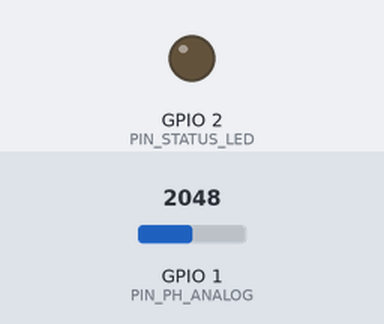
The sketch below on a simulated ESP32-S3. On the bench: output pins drawn as LEDs (lit = HIGH). The test bench sets the inputs (shaded band); at power-on: GPIO 1 (PIN_PH_ANALOG) = 2048 (analog values on the 0–4095 scale). WiFi joins after 1.5 s; servers stay silent unless stated; uploads are accepted with an empty reply; what the sketch prints to the serial monitor is not drawn.

Above: at 1.1 s.
At 3.7 s:
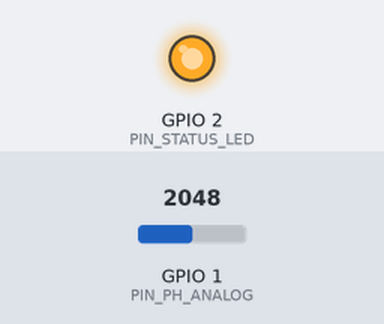
3.8 s: GPIO 1 (PIN_PH_ANALOG) set to 491
6.8 s: GPIO 1 (PIN_PH_ANALOG) set to 0
Timing chart, 0 to 15.8 s (numbered marks = the images above; inputs shaded):
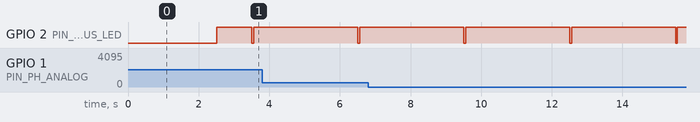

Measured:
- by itself, GPIO 2 (PIN_STATUS_LED): alternates HIGH for 2.9 s and LOW for 0.05 s

The sketch:

esp32_s3_ph_sensor.ino
```cpp
/*
 ===================================================================================
  🐠 AquaSense AI — ESP32-S3 智慧魚缸 pH 酸鹼值與水溫 IoT 監測器
  ===================================================================================
  🎯 功能特色：
   1. 專為 ESP32-S3 開發，使用 ADC1 (GPIO 1) 進行 20 次平滑濾波取樣，抗水波雜訊。
   2. 自動連接 Wi-Fi，並支援斷線自動重連機制。
   3. 定時每 3 秒透過 HTTP POST JSON 無線將即時 pH 值與水溫上傳至 AquaSense AI 監控儀表板。
   4. 內建 pH 探針標準電壓換算公式與簡易 2 點校準參數。

  📦 Arduino IDE 需安裝之程式庫：
   - WiFi.h (ESP32 核心內建)
   - HTTPClient.h (ESP32 核心內建)
   - ArduinoJson.h (請在「程式庫管理員」搜尋安裝 ArduinoJson by Benoit Blanchon)

  🔌 硬體接線說明 (ESP32-S3)：
   - pH 感測模組 VCC  -> 5V 或 3.3V (建議使用穩定的 5V/3.3V 獨立供電)
   - pH 感測模組 GND  -> ESP32-S3 GND (共地)
   - pH 感測模組 Po   -> ESP32-S3 GPIO 1 (請接 Po 類比輸出，勿接 Do 數位輸出！)
 ===================================================================================
*/

#include <WiFi.h>
#include <HTTPClient.h>
#include <ArduinoJson.h>

// ==========================================
// 1. Wi-Fi 與伺服器設定
// ==========================================
const char* WIFI_SSID     = "SF NET";      // 您的 2.4G Wi-Fi 名稱
const char* WIFI_PASSWORD = "74188893";    // 您的 Wi-Fi 密碼

// 🖥️ AquaSense AI 主機網址 (Mac 的區域網路 IP，Port 為 5000)
const char* SERVER_URL    = "http://192.168.0.119:5000/api/sensor_upload";

// ==========================================
// 2. 硬體腳位與感測器校準參數
// ==========================================
const int PIN_PH_ANALOG = 1;      // ESP32-S3 ADC1 通道腳位 (GPIO 1 / IO1)
const int PIN_STATUS_LED = 2;     // 狀態指示燈 (GPIO 2 或板載 LED)

// ⚖️ pH 校準參數 (標準中性 pH 7.0 時的探針輸出電壓，一般約為 1.50V ~ 2.50V)
// 提示：若將探針放入 pH 7.0 校正液中測得電壓為 1.65V，則將 VOLTAGE_PH7 改為 1.65
float VOLTAGE_PH7 = 1.65;         // pH 7.0 中性基準電壓 (V)
float PH_SLOPE    = -3.5;         // 每伏特 pH 斜率 (標準探針約為 -3.5 到 -5.9)
float PH_OFFSET   = 0.00;         // 細微微調偏差值

// ⏱️ 上傳時間間隔 (毫秒，預設 3000ms = 3 秒)
const unsigned long UPLOAD_INTERVAL_MS = 3000;
unsigned long lastUploadTime = 0;

void setup() {
  Serial.begin(115200);
  delay(1000);

  Serial.println("\n==================================================");
  Serial.println(" 🐠 AquaSense AI — ESP32-S3 IoT pH 感測器啟動中...");
  Serial.println("==================================================");

  // 初始化腳位
  pinMode(PIN_STATUS_LED, OUTPUT);
  digitalWrite(PIN_STATUS_LED, LOW);

  // 設定 ESP32-S3 ADC 解析度為 12-bit (0 ~ 4095) 與衰減率
  analogReadResolution(12);
  analogSetAttenuation(ADC_11db); // 可量測 0 ~ 3.3V 電壓範圍

  // 連接 Wi-Fi
  connectToWiFi();
}

void loop() {
  // 檢查 Wi-Fi 連線狀態
  if (WiFi.status() != WL_CONNECTED) {
    digitalWrite(PIN_STATUS_LED, LOW);
    connectToWiFi();
  }

  // 定時讀取並上傳水質數據
  unsigned long currentMillis = millis();
  if (currentMillis - lastUploadTime >= UPLOAD_INTERVAL_MS) {
    lastUploadTime = currentMillis;

    // 1. 採樣並計算 pH 值 (20次多重採樣去除高頻干擾)
    float phValue = readSmoothPH();

    // 2. 水溫設定 (若有接 DS18B20 溫度探針可在此讀取，否則預設 26.5°C)
    float waterTemp = 26.5;

    // 3. 輸出偵錯日誌至 Serial Monitor
    Serial.printf("📊 [即時診斷] pH: %.2f | 估算水溫: %.1f°C | 時間: %lu ms\n", phValue, waterTemp, millis());

    // 4. 發送 HTTP POST 到 AquaSense AI 伺服器
    uploadDataToAquaSense(phValue, waterTemp);
  }
}

// ==========================================
// 3. 連接 Wi-Fi 副程式 (具備防卡死重試)
// ==========================================
void connectToWiFi() {
  Serial.printf("📡 正在連線至 Wi-Fi: %s ...\n", WIFI_SSID);
  WiFi.mode(WIFI_STA);
  WiFi.begin(WIFI_SSID, WIFI_PASSWORD);

  int retryCount = 0;
  while (WiFi.status() != WL_CONNECTED && retryCount < 20) {
    delay(500);
    Serial.print(".");
    retryCount++;
  }

  if (WiFi.status() == WL_CONNECTED) {
    digitalWrite(PIN_STATUS_LED, HIGH);
    Serial.println("\n✅ Wi-Fi 連線成功！");
    Serial.printf("📌 ESP32-S3 區域網路 IP: %s\n", WiFi.localIP().toString().c_str());
  } else {
    Serial.println("\n❌ Wi-Fi 連線失敗，將於下個循環重新嘗試。");
  }
}

// ==========================================
// 4. 多重採樣中值濾波演算法 (去除水波雜訊)
// ==========================================
float readSmoothPH() {
  const int NUM_SAMPLES = 20;
  int rawList[NUM_SAMPLES];

  // 採集 20 個 ADC 樣本
  for (int i = 0; i < NUM_SAMPLES; i++) {
    rawList[i] = analogRead(PIN_PH_ANALOG);
    delay(15);
  }

  // 氣泡排序法排序樣本 (去除極大值與極小值噪訊)
  for (int i = 0; i < NUM_SAMPLES - 1; i++) {
    for (int j = i + 1; j < NUM_SAMPLES; j++) {
      if (rawList[i] > rawList[j]) {
        int temp = rawList[i];
        rawList[i] = rawList[j];
        rawList[j] = temp;
      }
    }
  }

  // 取中間 10 個樣本取平均值
  long sum = 0;
  for (int i = 5; i < 15; i++) {
    sum += rawList[i];
  }
  float avgRaw = sum / 10.0;

  // 將 ADC Raw (0~4095) 換算為實測電壓 (0 ~ 3.3V)
  float voltage = (avgRaw / 4095.0) * 3.3;

  // 輸出硬體 ADC 診斷日誌至 Serial Monitor (方便檢查是否飽和 3.3V)
  Serial.printf("🔍 [硬體讀取] ADC Raw: %4d / 4095 | 實測電壓: %.3f V | ", (int)avgRaw, voltage);

  // 依據標準 pH 感測電壓線性公式換算
  // 公式：pH = 7.0 + (Voltage - VOLTAGE_PH7) * PH_SLOPE + PH_OFFSET
  float ph = 7.0 + (voltage - VOLTAGE_PH7) * PH_SLOPE + PH_OFFSET;

  // 合理範圍保護 (0.0 ~ 14.0)
  if (ph < 0.0) ph = 0.0;
  if (ph > 14.0) ph = 14.0;

  return ph;
}

// ==========================================
// 5. 無線上傳至 AquaSense AI 伺服器
// ==========================================
void uploadDataToAquaSense(float ph, float temp) {
  if (WiFi.status() != WL_CONNECTED) {
    Serial.println("⚠️ Wi-Fi 斷線中，跳過本次上傳");
    return;
  }

  HTTPClient http;
  http.begin(SERVER_URL);
  http.addHeader("Content-Type", "application/json");

  // 建立 JSON 封包
  StaticJsonDocument<200> doc;
  doc["ph"] = serialized(String(ph, 2));
  doc["temp"] = serialized(String(temp, 1));
  doc["device"] = "ESP32-S3 (IoT 探針)";

  String jsonPayload;
  serializeJson(doc, jsonPayload);

  // 發送 HTTP POST
  int httpResponseCode = http.POST(jsonPayload);

  if (httpResponseCode > 0) {
    String response = http.getString();
    Serial.printf("📤 [上傳成功 200 OK] 伺服器回應: %s\n", response.c_str());

    // LED 快速閃爍一次表示成功通訊
    digitalWrite(PIN_STATUS_LED, LOW);
    delay(50);
    digitalWrite(PIN_STATUS_LED, HIGH);
  } else {
    Serial.printf("❌ [上傳失敗] 錯誤代碼: %d (%s)\n", httpResponseCode, http.errorToString(httpResponseCode).c_str());
  }

  http.end();
}
```
